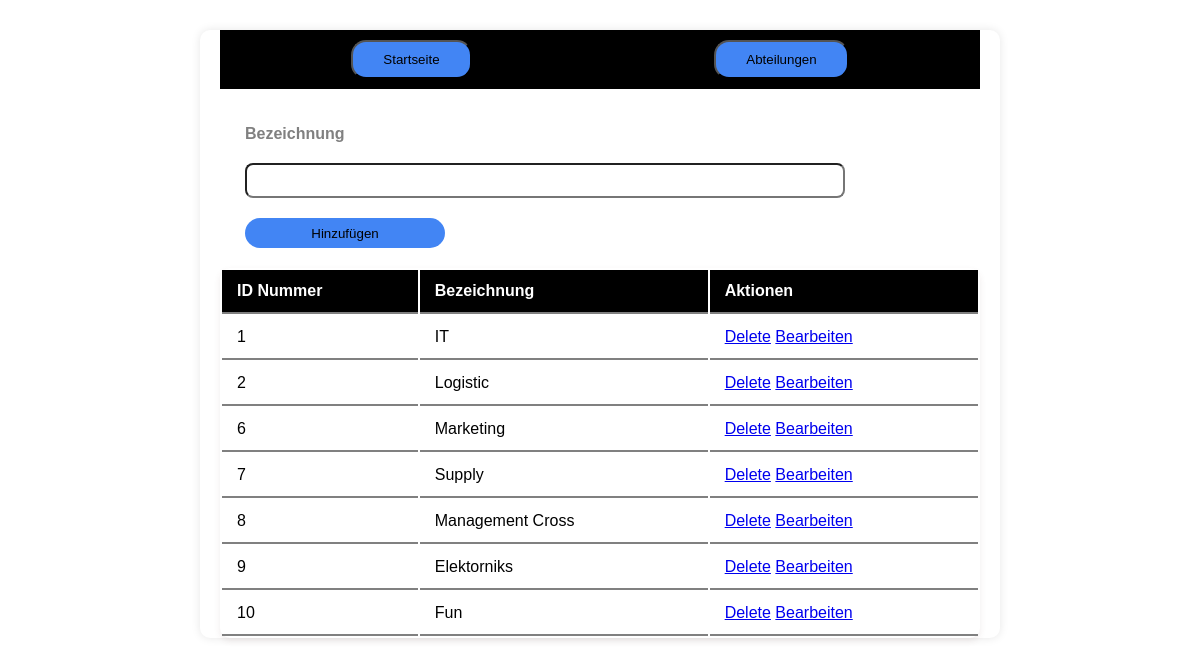
The app's page /abteilung.php with its own data.
### tables this page shows
CREATE TABLE `abteilung` (
  `abtID` int(11) NOT NULL AUTO_INCREMENT,
  `bezeichnung` varchar(50) DEFAULT NULL,
  PRIMARY KEY (`abtID`)
);

### abteilung.php (the view, shortened to what this page needs)
<?php
include("config/db.php");
?>
<!DOCTYPE html>
<html>
<head>
     <link rel="stylesheet" href="css/style.css">
</head>
 <body>
   <div class="formulare">
    <nav class="navigation">
        <ul style="background-color:black; display:flex; justify-content:space-around; padding:10px; list-style:none;">
            <li><a href="index.php"><button class="nav-btn">Startseite</button></a></li>
            <li><a href="abteilung.php"><button class="nav-btn">Abteilungen</button></a></li>
        </ul>
    </nav>
     <form action="config/funktionen.php" method="POST">
       <label>Bezeichnung</label>
       <input type="text" name="bezeichnung" required>
       <button type="submit" name="abteilungInsert">
        Hinzufügen
       </button>
     </form>
    <table>
     <thead>
      <tr>
         <th>ID Nummer</th>
         <th>Bezeichnung</th>
         <th>Aktionen</th>
      </tr>
    </thead>
    <?php
     $sql= $conn->query("SELECT * FROM abteilung");
     while ($zeile = $sql->fetch_assoc()){
    ?>
    <tr>
    <td><?=$zeile['abtID'];?></td>
    <td><?=$zeile['bezeichnung'];?></td>
    <td>
       <a href="config/funktionen.php?abtDelid=<?=$zeile['abtID'];?>">Delete</a>
       <a href="abtBearbeiten.php?abtID=<?=$zeile['abtID'];?>">Bearbeiten</a>
    </td>
    </tr>
    <?php
       }
     ?>
    </table>
   </div>
 </body>
</html>

### css/style.css (style rules this page uses)
* { box-sizing: border-box; }
body { font-family: Arial,Tahoma, sans-serif; margin: 0; background-color: none; }
.formulare { width: 800px; margin: 30px auto; padding: 0 20px; background: white; border-radius: 10px; box-shadow: 0 0 10px rgba(0,0,0,0.1); }
form { background: white; padding: 20px 25px; border-radius: 10px; display: grid; gap: 20px;; }
form label { font-weight: 600; display: block; max-width: 10px; color: gray; }
form input, form select { width: 600px; padding: 8px 10px; border-radius: 8px; }
form button { background-color: #4285F4; color:black; border-radius: 15px; cursor: pointer; width:200px; height: 30px; border: none; }
table { width: 100%; background: white; border-radius: 10px; box-shadow:0 3px 6px rgba(112, 64, 64, 0.1); }
th,td { padding: 12px 15px; text-align: left; border-bottom: 2px solid gray; }
thead { background-color:black; color:white; }
.nav-btn { padding: 10px 30px 10px 30px; border-radius:15px; background-color:#4285F4; cursor: pointer; }

### records on screen
abteilung: abtID "1", bezeichnung "IT"
abteilung: abtID "2", bezeichnung "Logistic"
abteilung: abtID "6", bezeichnung "Marketing"
abteilung: abtID "7", bezeichnung "Supply"
abteilung: abtID "8", bezeichnung "Management Cross"
abteilung: abtID "9", bezeichnung "Elektorniks"
abteilung: abtID "10", bezeichnung "Fun"
